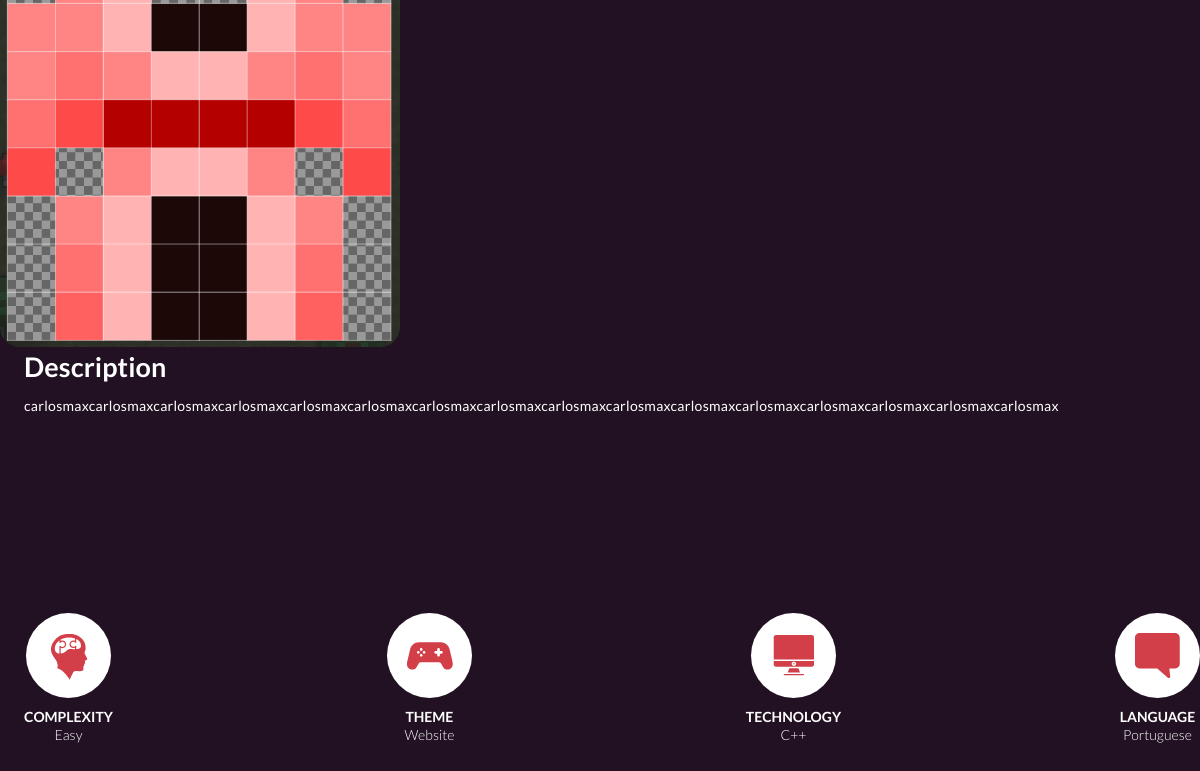
Screenshot of /project/2/ (signed in) with the database file from the repository.
### matchcore/models.py (models this page shows, shortened)
class Project(models.Model):
    STATE = [
        ('O', 'Ongoing'),
        ('A', 'Archived'),
    ]
    title = models.CharField(max_length=50)
    small_description = models.CharField(max_length=100)
    big_description = models.CharField(max_length=1000)
    img = models.ImageField(upload_to='images/projects', default='')
    state = models.CharField(max_length=1, choices=STATE)
    tags = models.ManyToManyField(ProjectTag)
    participants = models.ManyToManyField(Person, through='ProjectParticipation')

class ProjectTag(models.Model):
    ARCHETYPE = [
        ('C', 'Complexity'),
        ('T', 'Theme'),
        ('D', 'Technology'),
        ('L', 'Language'),
    ]
    name = models.CharField(max_length=10)
    archetype = models.CharField(max_length=1, choices=ARCHETYPE, default='C')

### matchcore/views.py (the view)
# urls.py: path('project/<int:project_id>/', views.project_page, name="project_page"),
def project_page(request, project_id):
    if request.user.is_authenticated:
        is_participant = False
        is_owner = False
        request_sent = False
        my_score = 0
        current_project = Project.objects.get(id=project_id)
        user = request.user
        project_participation = user.person.project_participations.filter(project__id=project_id).first()
        my_score = project_participation.contribution
        notif = Notification.objects.filter(sender=user.person, project=current_project, type="JR").first()
        if project_participation is not None:
            my_score = project_participation.contribution
            is_participant = True
            if project_participation.owner:
                is_owner = True
            pass
        elif notif is not None:
            request_sent = True
        context = {
            'current_project': current_project,
            'request_sent': request_sent,
            'is_owner': is_owner,
            'is_participant': is_participant,
            'my_score': my_score,
        }
        return render(request, 'matchcore/project_page.html', context)
    else:
        return redirect(login_page)

### matchcore/templates/matchcore/project_page.html (shortened to what this page needs)
{% extends "matchcore/layout_empty.html" %}
{% load static %}
{% block main %}
<div class="container project-view">
	<div class="h-100 d-flex flex-column justify-content-center">
		<div class="row">
			<div class="col-4 mr-4 embed-responsive embed-responsive-1by1">
				<img class="project-picture embed-responsive-item" src="{{current_project.img.url}}">
			</div>
			<div class="col project-info ml-4">
				<div class="row"><h2>Description</h2></div>
				<div class="row project-long-desc pr-3 mb-5 scrollable">
					<p>{{current_project.big_description}}</p>
				</div>
				<div class="row project-tags">
					<div class="tags-item">
						<div class="tags-circle"><img src="{% static 'matchcore/images/projects/tag-complexity.svg' %}"></div>
						<div class="tags-desc">
							<span class="tags-name">Complexity</span>
							{% for t in current_project.tags.all %}
								{% if t.archetype == 'C' %}
									{{t.name}}
								{% endif %}
							{% endfor %}
						</div>
					</div>
					<div class="tags-item">
						<div class="tags-circle"><img src="{% static 'matchcore/images/projects/tag-theme.svg' %}"></div>
						<div class="tags-desc">
							<span class="tags-name">Theme</span>
							{% for t in current_project.tags.all %}
								{% if t.archetype == 'T' %}
									{{t.name}}
								{% endif %}
							{% endfor %}
						</div>
					</div>
					<div class="tags-item">
						<div class="tags-circle"><img src="{% static 'matchcore/images/projects/tag-technology.svg' %}"></div>
						<div class="tags-desc">
							<span class="tags-name">Technology</span>
							{% for t in current_project.tags.all %}
								{% if t.archetype == 'D' %}
									{{t.name}}
								{% endif %}
							{% endfor %}
						</div>
					</div>
					<div class="tags-item">
						<div class="tags-circle"><img src="{% static 'matchcore/images/projects/tag-language.svg' %}"></div>
						<div class="tags-desc">
							<span class="tags-name">Language</span>
							{% for t in current_project.tags.all %}
								{% if t.archetype == 'L' %}
									{{t.name}}
								{% endif %}
							{% endfor %}
						</div>
					</div>
				</div>
			</div>
		</div>
	</div>
</div>
{% endblock %}

### rows the page displays
Project: img (picture), big_description "carlosmaxcarlosmaxcarlosmaxcarlosmaxcarlosmaxcarlosmaxcarlosmaxcarlosmaxcarlosmaxcarlosmaxcarlosmaxcarlosmaxcarlosmaxcarlosmaxcarlosmaxcarlosmax"
ProjectTag: name "Easy"
ProjectTag: name "Website"
ProjectTag: name "C++"
ProjectTag: name "Portuguese"
